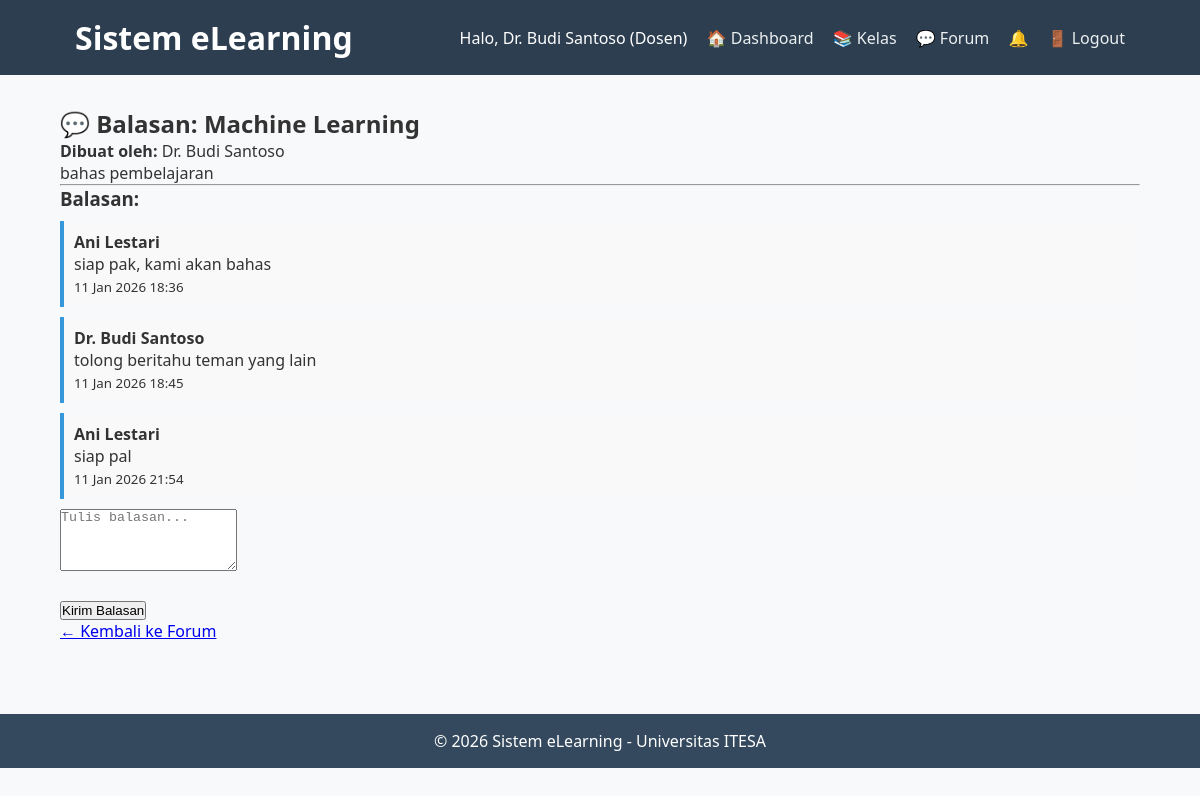
The app's page /dosen/forum/view_replies.php?thread_id=1 (signed in), older data.
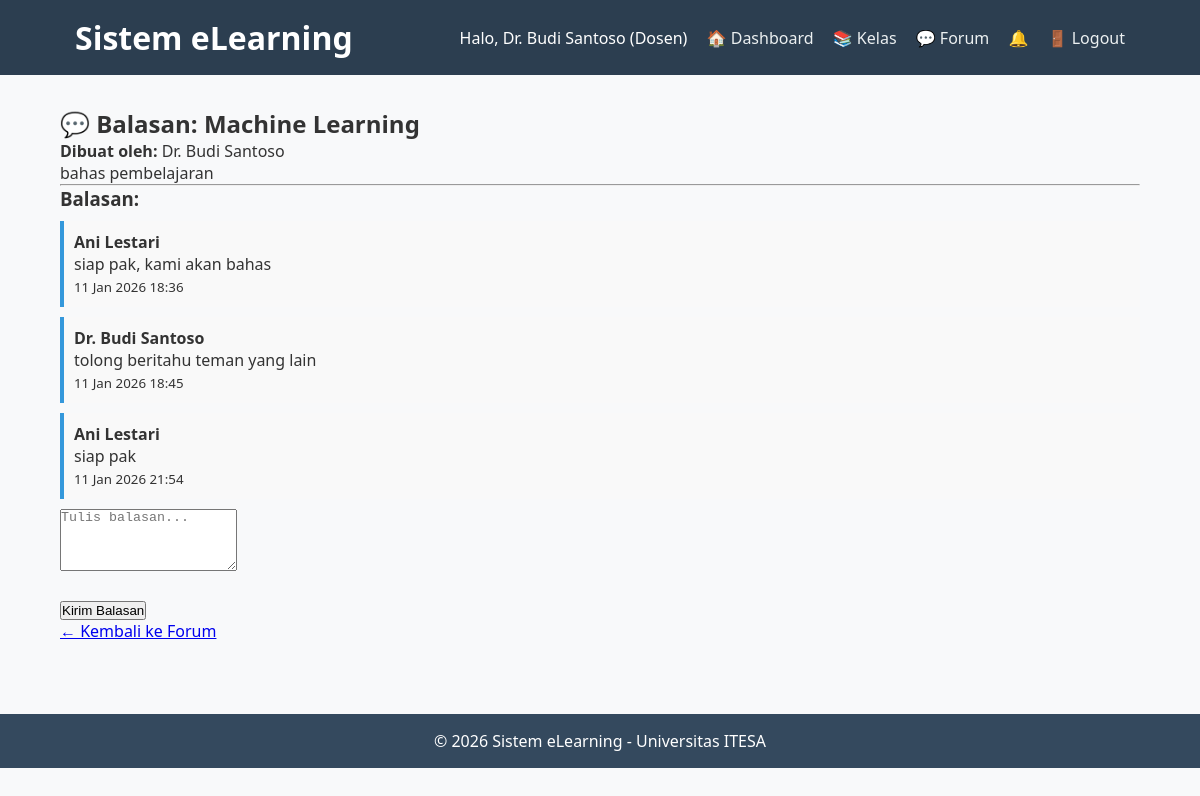
The same page, newer data.
### tables this page shows
CREATE TABLE `forum_replies` (
  `id` int(11) NOT NULL,
  `id_thread` int(11) NOT NULL,
  `id_user` int(11) NOT NULL,
  `isi_komentar` text NOT NULL,
  `created_at` datetime DEFAULT current_timestamp()
);

CREATE TABLE `users` (
  `id` int(11) NOT NULL,
  `username` varchar(50) NOT NULL,
  `password` varchar(255) NOT NULL,
  `nama_lengkap` varchar(100) NOT NULL,
  `email` varchar(100) NOT NULL,
  `role` enum('admin','dosen','mahasiswa') NOT NULL
);

### dosen/forum/view_replies.php (the view, shortened to what this page needs)
<?php
require_once '../../includes/header.php';
$thread_id = $_GET['thread_id'] ?? 0;
$stmt = $pdo->prepare("
    SELECT t.*, u.nama_lengkap AS pembuat
    FROM forum_threads t
    JOIN users u ON t.id_user = u.id
    WHERE t.id = ?
");
$stmt->execute([$thread_id]);
$thread = $stmt->fetch();
$replies = $pdo->prepare("
    SELECT r.*, u.nama_lengkap
    FROM forum_replies r
    JOIN users u ON r.id_user = u.id
    WHERE r.id_thread = ?
    ORDER BY r.created_at ASC
");
$replies->execute([$thread_id]);
$stmt = $pdo->prepare("SELECT id_class FROM forum_threads WHERE id = ?");
$stmt->execute([$thread_id]);
$class_id = $stmt->fetchColumn();
?>
<h2>💬 Balasan: <?= htmlspecialchars($thread['judul']) ?></h2>
<p><strong>Dibuat oleh:</strong> <?= htmlspecialchars($thread['pembuat']) ?></p>
<p><?= nl2br(htmlspecialchars($thread['isi'])) ?></p>
<hr>
<?php if ($replies->rowCount() > 0): ?>
    <h3>Balasan:</h3>
    <?php while ($r = $replies->fetch()): ?>
    <div style="margin:10px 0; padding:10px; background:#f9f9f9; border-left:4px solid #3498db;">
        <strong><?= htmlspecialchars($r['nama_lengkap']) ?></strong>
        <p><?= nl2br(htmlspecialchars($r['isi_komentar'])) ?></p>
        <small><?= date('d M Y H:i', strtotime($r['created_at'])) ?></small>
    </div>
    <?php endwhile; ?>
<?php else: ?>
    <p>Belum ada balasan.</p>
<?php endif; ?>
<form method="post" action="post_reply.php">
    <textarea name="isi_komentar" rows="4" placeholder="Tulis balasan..." required></textarea><br><br>
    <button type="submit">Kirim Balasan</button>
</form>
<a href="view_forum.php?id=<?= $class_id ?>">← Kembali ke Forum</a>
<?php include '../../includes/footer.php'; ?>

Row changes from the older to the newer data that the page shows:
changed forum_replies: isi_komentar "siap pal" → "siap pak"
